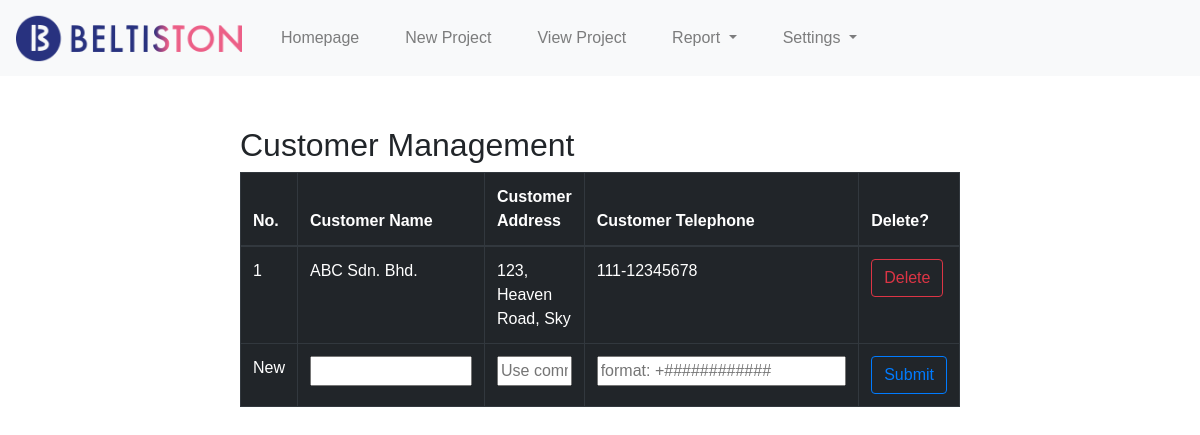
The page /settings-customer on the database as committed earlier.
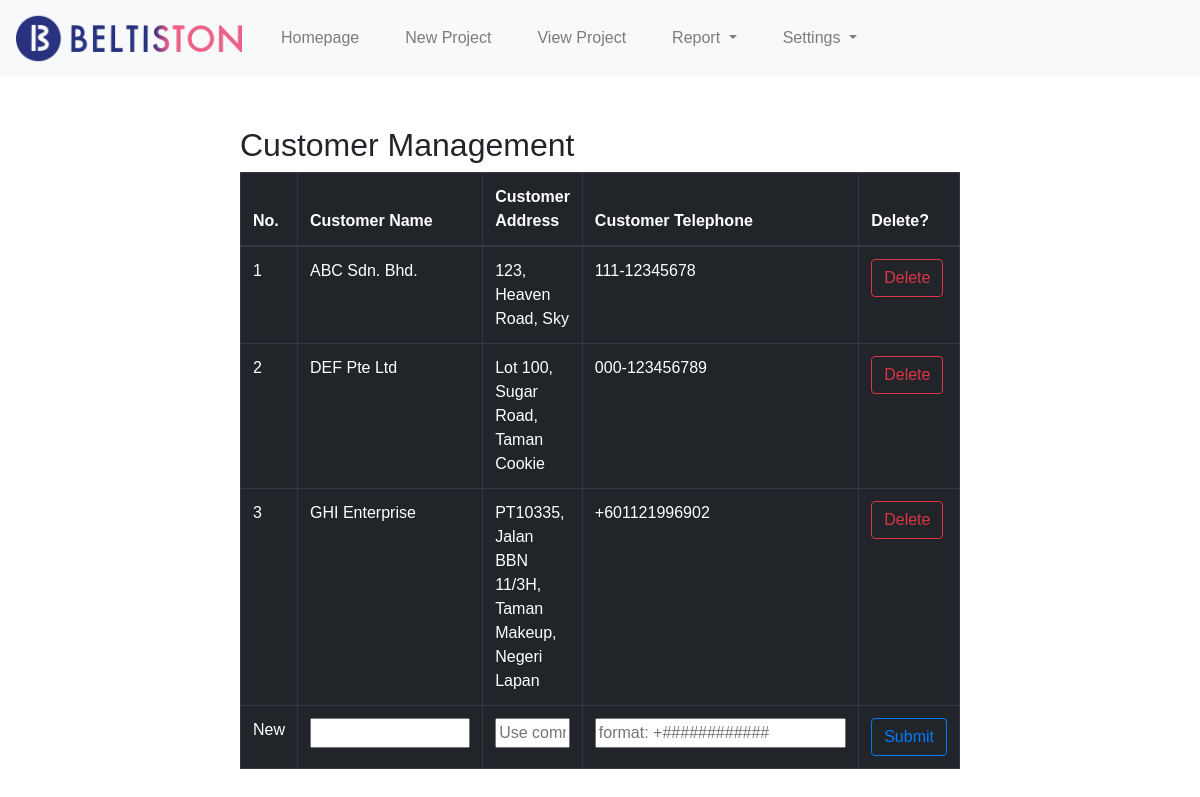
The same page on the database as committed later.
### tables this page shows
CREATE TABLE customers (
                    id INTEGER PRIMARY KEY AUTOINCREMENT,
                    name TEXT,
                    address TEXT,
                    telephone TEXT
                );

### app.py (the view, shortened to what this page needs)
@app.route("/settings-customer", methods=["POST", "GET"])
def settingscustomer():
    results = showcustomer()
    if request.method == "GET":
        return render_template("settings-customer.html", results=results,
                               cus_name="", cus_add="", cus_tel="")

### backendprocess.py (called while the page is built)
def showcustomer():
    with sqlite3.connect('p1_database.db') as conn:
        cur = conn.cursor()
        cur.execute("""SELECT * FROM customers;""")
    return cur.fetchall()

### templates/settings-customer.html (shortened to what this page needs)
{% extends "layout.html" %}
{% block body %}
<div class="settings-customer-mainbody">
    <h2>Customer Management</h2>
    <table class="table table-bordered stripped table-dark">
        <thead>
            <tr>
                <th style="width:20px">No.</th>
                <th style="width:200px">Customer Name</th>
                <th>Customer Address</th>
                <th style="width:300px">Customer Telephone</th>
                <th style="width:50px">Delete?</th>
            </tr>
        </thead>
        <tbody>
            {% for result in results %}
            <tr>
                <td>{{loop.index}}</td>
                <td>{{result[1]}}</td>
                <td>{{result[2]}}</td>
                <td>{{result[3]}}</td>
                <td>
                    <form action="/deletecustomer" method="POST" onsubmit="return confirm('Do you really want to delete this customer?');">
                        <input type="submit" value="Delete" class="btn btn-outline-danger">
                    </form>
                </td>
            </tr>
            {% endfor %}
            <form action="/settings-customer" method="POST">
            <tr>
                <td>New</td>
                <td><input class="newcustomer" name="newcustomer" type="text" required value="{{cus_name}}"></td>
                <td><input class="newcustomer" name="newaddress" type="text" required value="{{cus_add}}" placeholder="Use comma (,) to break lines when printing later."></td>
                <td><input class="newcustomer" name="newtelephone" type="text" required value="{{cus_tel}}" placeholder="format: +############"></td>
                <td><input type="submit" value="Submit" class="btn btn-outline-primary"></td>
            </tr>
            </form>
        </tbody>
    </table>
</div>
{% endblock %}

### templates/layout.html (shortened to what this page needs)
<!DOCTYPE html>
<html lang="en">
    <head>
        <link rel="stylesheet" href="https://stackpath.bootstrapcdn.com/bootstrap/4.4.1/css/bootstrap.min.css">
        <link href="/static/styles.css" rel="stylesheet">
        <link rel="stylesheet" type="text/css" href="https://cdn.jsdelivr.net/npm/bootstrap@4.1.3/dist/css/bootstrap.min.css">
        <link rel="stylesheet" type="text/css" href="https://unpkg.com/bootstrap-table@1.21.0/dist/bootstrap-table.min.css">
        <link rel="stylesheet" type="text/css" href="https://cdn.datatables.net/1.10.25/css/dataTables.bootstrap5.css">
        <link rel="stylesheet" type="text/css" href="https://cdn.datatables.net/1.12.1/css/jquery.dataTables.css">
        <link rel="stylesheet" type="text/css" href="https://cdnjs.cloudflare.com/ajax/libs/font-awesome/4.7.0/css/font-awesome.min.css">
    </head>
    <body style="font-family: Tahoma, sans-serif">
        <nav class="navbar navbar-expand-lg navbar-light bg-light">
            <a class="navbar-brand" href="https://beltiston.co/" target="_blank"><img style="height: 50px" align="middle" src="/static/logo.png"></a>
            <div class="collapse navbar-collapse" id="navbarSupportedContent">
                <ul class="navbar-nav mr-auto">
                    <li class="nav-item">
                        <a class="nav-link" href="/">Homepage</a>
                    </li>
                    <li class="nav-item">
                        <a class="nav-link" href="/newproject">New Project</a>
                    </li>
                    <li class="nav-item">
                        <a class="nav-link" href="/searchproject">View Project</a>
                    </li>
                    <li class="nav-item dropdown">
                        <a class="nav-link dropdown-toggle" href="" id="navbarDropdown" role="button" data-bs-toggle="dropdown" aria-haspopup="true" aria-expanded="false">
                            Report </a>
                    </li>
                    <li class="nav-item dropdown">
                        <a class="nav-link dropdown-toggle" href="" id="navbarDropdown" role="button" data-bs-toggle="dropdown" aria-haspopup="true" aria-expanded="false">
                            Settings </a>
                    </li>
                </ul>
            </div>
        </nav>
        <div class="spaceformessage">
        </div>
        {% block body %}
        {% endblock %}
    </body>
</html>

### static/styles.css (style rules this page uses)
body { font-family: Verdana , sans-serif; }
li.nav-item { margin: 0px 15px; }
.spaceformessage { height: 50px; width: 100% }
.settings-customer-mainbody { margin: 0 20%; }
.newcustomer { width: 100%; }

Rows that differ between the two databases and show on the page:
added customers: name "DEF Pte Ltd", address "Lot 100, Sugar Road, Taman Cookie", telephone "000-123456789"
added customers: name "GHI Enterprise", address "PT10335, Jalan BBN 11/3H, Taman Makeup, Negeri Lapan", telephone "+601121996902"
